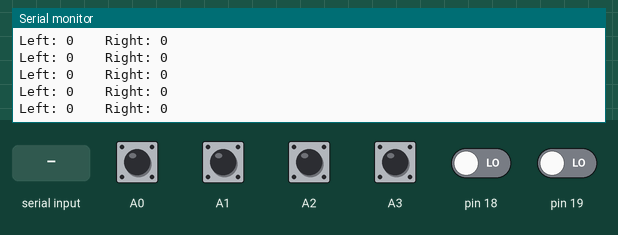
Bench run of a sketch on a simulated Arduino Uno, built with avr-gcc and run on an emulated ATmega328P. Parts: the last lines printed to the serial monitor. The inputs (shaded band) are chosen by the test bench; at power-on: A0–3 HIGH, pin 18, pin 19 LOW.

Above: at 1.2 s.
1.3 s: "r" received over Serial
2.9 s: A0 pulled LOW for 0.15 s
At 3.17 s:
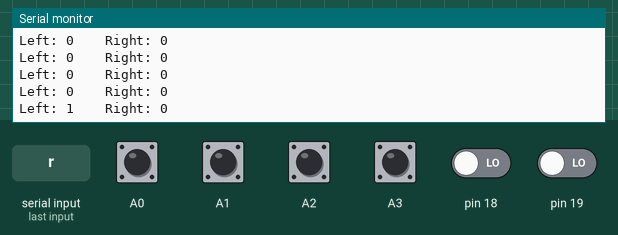
4.5 s: A1 pulled LOW for 0.15 s
At 4.78 s:
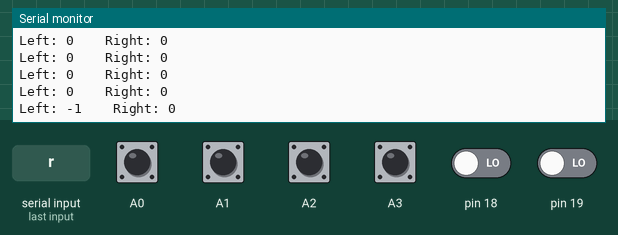
6.1 s: A2 pulled LOW for 0.15 s
At 6.38 s:
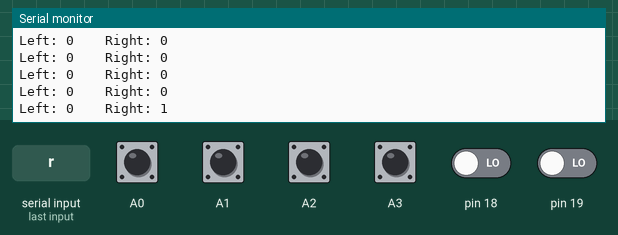
7.7 s: A3 pulled LOW for 0.15 s
At 7.98 s:
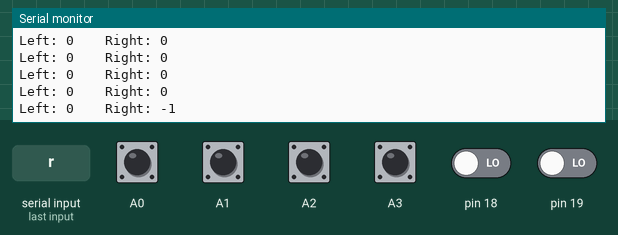
Timing chart, 0 to 10.3 s (numbered marks = the images above; inputs shaded):
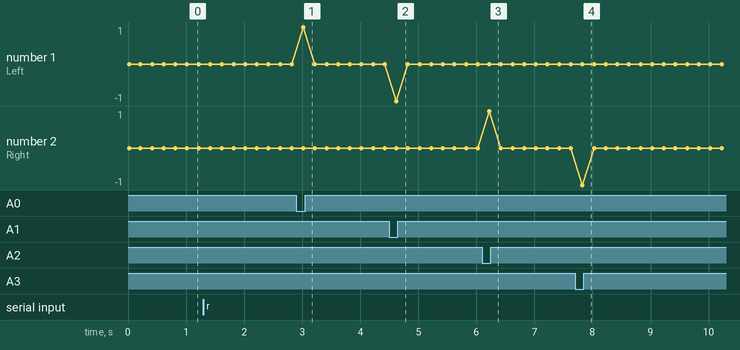

The sketch:

encoder_test.ino
```cpp
// Encoder Test - Quadrature encoders on A0-A3
// Rotate wheel by hand and watch the count

// Encoder pins
// Left encoder:  A0 (channel A), A1 (channel B)
// Right encoder: A2 (channel A), A3 (channel B)

// Encoder counts (volatile for ISR) - can go negative for reverse
volatile long encLeft = 0;
volatile long encRight = 0;

// Previous pin states for detecting changes
volatile uint8_t lastPinState = 0;

// Quadrature decoding lookup table
// Index: (oldA << 3) | (oldB << 2) | (newA << 1) | newB
// Value: -1, 0, or +1
const int8_t QUAD_TABLE[16] = {
   0, -1,  1,  0,
   1,  0,  0, -1,
  -1,  0,  0,  1,
   0,  1, -1,  0
};

// Pin Change Interrupt for Port C (A0-A5)
ISR(PCINT1_vect) {
  uint8_t currentState = PINC;

  // Left encoder: A0 = bit 0, A1 = bit 1
  uint8_t leftOldA = (lastPinState >> 0) & 1;
  uint8_t leftOldB = (lastPinState >> 1) & 1;
  uint8_t leftNewA = (currentState >> 0) & 1;
  uint8_t leftNewB = (currentState >> 1) & 1;
  uint8_t leftIdx = (leftOldA << 3) | (leftOldB << 2) | (leftNewA << 1) | leftNewB;
  encLeft += QUAD_TABLE[leftIdx];

  // Right encoder: A2 = bit 2, A3 = bit 3
  uint8_t rightOldA = (lastPinState >> 2) & 1;
  uint8_t rightOldB = (lastPinState >> 3) & 1;
  uint8_t rightNewA = (currentState >> 2) & 1;
  uint8_t rightNewB = (currentState >> 3) & 1;
  uint8_t rightIdx = (rightOldA << 3) | (rightOldB << 2) | (rightNewA << 1) | rightNewB;
  encRight += QUAD_TABLE[rightIdx];

  lastPinState = currentState;
}

void setupPinChangeInterrupts() {
  // Set pins as inputs with pullup
  pinMode(A0, INPUT_PULLUP);
  pinMode(A1, INPUT_PULLUP);
  pinMode(A2, INPUT_PULLUP);
  pinMode(A3, INPUT_PULLUP);

  // Store initial state
  lastPinState = PINC;

  // Enable Pin Change Interrupt for Port C (PCIE1)
  PCICR |= (1 << PCIE1);

  // Enable interrupts on A0-A3 (PCINT8-PCINT11)
  PCMSK1 |= (1 << PCINT8) | (1 << PCINT9) | (1 << PCINT10) | (1 << PCINT11);
}

void setup() {
  Serial.begin(115200);

  setupPinChangeInterrupts();

  Serial.println("=== Quadrature Encoder Test ===");
  Serial.println("Rotate each wheel by hand exactly ONE full revolution.");
  Serial.println("Count should go + for forward, - for backward.");
  Serial.println("The absolute count = your COUNTS_PER_REV value.");
  Serial.println("Send 'r' to reset counts.\n");
}

void loop() {
  // Reset on 'r' key
  if (Serial.available()) {
    char c = Serial.read();
    if (c == 'r' || c == 'R') {
      noInterrupts();
      encLeft = 0;
      encRight = 0;
      interrupts();
      Serial.println("--- Counts reset ---\n");
    }
  }

  // Print counts
  noInterrupts();
  long left = encLeft;
  long right = encRight;
  interrupts();

  Serial.print("Left: ");
  Serial.print(left);
  Serial.print("\t\tRight: ");
  Serial.println(right);

  delay(200);
}
```

Measured:
- after the input at 2.9 s, the serial monitor: prints a new line after 0.12 s (image 1)
- after the input at 4.5 s, the serial monitor: prints a new line after 0.12 s (image 2)
- after the input at 6.1 s, the serial monitor: prints a new line after 0.12 s (image 3)
- after the input at 7.7 s, the serial monitor: prints a new line after 0.13 s (image 4)
